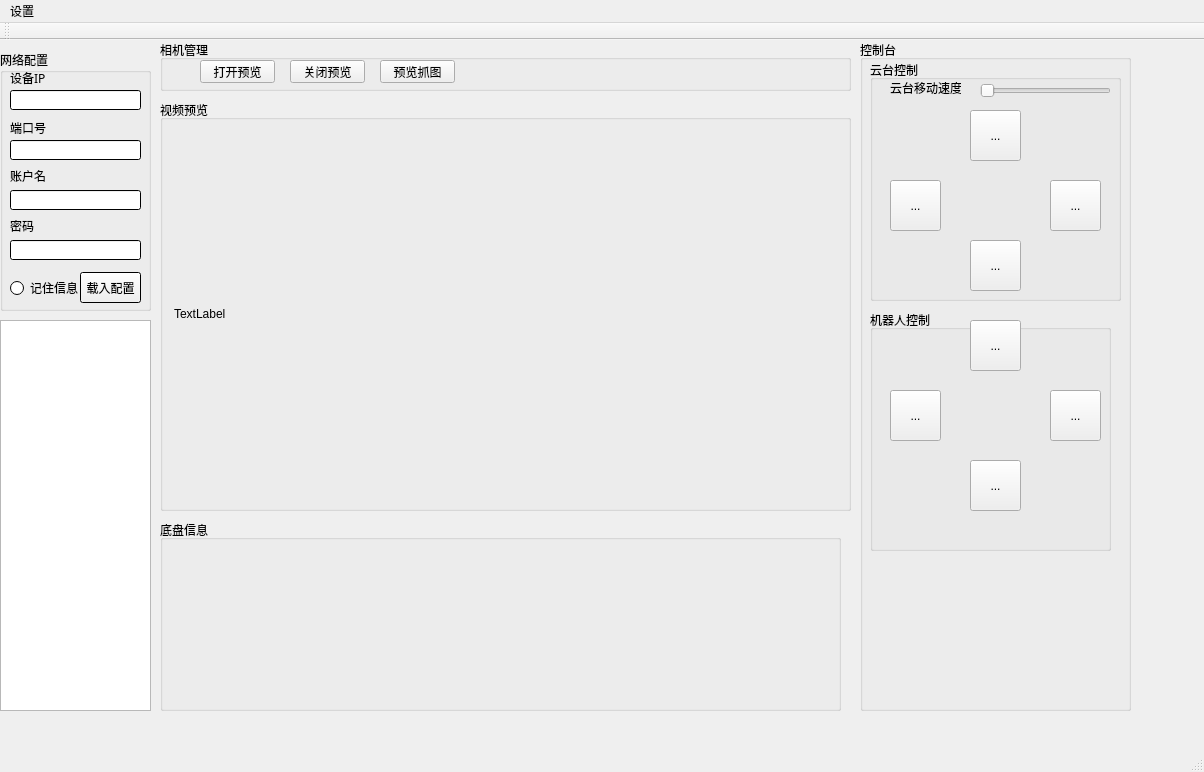
<?xml version="1.0" encoding="UTF-8"?>
<ui version="4.0">
 <class>MainWindow</class>
 <widget class="QMainWindow" name="MainWindow">
  <property name="geometry">
   <rect>
    <x>0</x>
    <y>0</y>
    <width>1204</width>
    <height>772</height>
   </rect>
  </property>
  <property name="windowTitle">
   <string>MainWindow</string>
  </property>
  <widget class="QWidget" name="centralWidget">
   <widget class="QGroupBox" name="groupBox">
    <property name="geometry">
     <rect>
      <x>0</x>
      <y>10</y>
      <width>151</width>
      <height>261</height>
     </rect>
    </property>
    <property name="palette">
     <palette>
      <active>
       <colorrole role="Light">
        <brush brushstyle="SolidPattern">
         <color alpha="255">
          <red>0</red>
          <green>0</green>
          <blue>0</blue>
         </color>
        </brush>
       </colorrole>
       <colorrole role="Midlight">
        <brush brushstyle="SolidPattern">
         <color alpha="255">
          <red>0</red>
          <green>0</green>
          <blue>0</blue>
         </color>
        </brush>
       </colorrole>
       <colorrole role="Base">
        <brush brushstyle="SolidPattern">
         <color alpha="255">
          <red>255</red>
          <green>255</green>
          <blue>255</blue>
         </color>
        </brush>
       </colorrole>
       <colorrole role="Window">
        <brush brushstyle="SolidPattern">
         <color alpha="255">
          <red>0</red>
          <green>0</green>
          <blue>0</blue>
         </color>
        </brush>
       </colorrole>
      </active>
      <inactive>
       <colorrole role="Light">
        <brush brushstyle="SolidPattern">
         <color alpha="255">
          <red>0</red>
          <green>0</green>
          <blue>0</blue>
         </color>
        </brush>
       </colorrole>
       <colorrole role="Midlight">
        <brush brushstyle="SolidPattern">
         <color alpha="255">
          <red>0</red>
          <green>0</green>
          <blue>0</blue>
         </color>
        </brush>
       </colorrole>
       <colorrole role="Base">
        <brush brushstyle="SolidPattern">
         <color alpha="255">
          <red>255</red>
          <green>255</green>
          <blue>255</blue>
         </color>
        </brush>
       </colorrole>
       <colorrole role="Window">
        <brush brushstyle="SolidPattern">
         <color alpha="255">
          <red>0</red>
          <green>0</green>
          <blue>0</blue>
         </color>
        </brush>
       </colorrole>
      </inactive>
      <disabled>
       <colorrole role="Light">
        <brush brushstyle="SolidPattern">
         <color alpha="255">
          <red>0</red>
          <green>0</green>
          <blue>0</blue>
         </color>
        </brush>
       </colorrole>
       <colorrole role="Midlight">
        <brush brushstyle="SolidPattern">
         <color alpha="255">
          <red>0</red>
          <green>0</green>
          <blue>0</blue>
         </color>
        </brush>
       </colorrole>
       <colorrole role="Base">
        <brush brushstyle="SolidPattern">
         <color alpha="255">
          <red>0</red>
          <green>0</green>
          <blue>0</blue>
         </color>
        </brush>
       </colorrole>
       <colorrole role="Window">
        <brush brushstyle="SolidPattern">
         <color alpha="255">
          <red>0</red>
          <green>0</green>
          <blue>0</blue>
         </color>
        </brush>
       </colorrole>
      </disabled>
     </palette>
    </property>
    <property name="font">
     <font>
      <family>微软雅黑</family>
      <pointsize>9</pointsize>
      <weight>50</weight>
      <bold>false</bold>
     </font>
    </property>
    <property name="autoFillBackground">
     <bool>false</bool>
    </property>
    <property name="title">
     <string>网络配置</string>
    </property>
    <widget class="QLineEdit" name="sets_ip">
     <property name="geometry">
      <rect>
       <x>10</x>
       <y>40</y>
       <width>131</width>
       <height>20</height>
      </rect>
     </property>
    </widget>
    <widget class="QLabel" name="label_2">
     <property name="geometry">
      <rect>
       <x>10</x>
       <y>120</y>
       <width>54</width>
       <height>12</height>
      </rect>
     </property>
     <property name="text">
      <string>账户名</string>
     </property>
    </widget>
    <widget class="QLineEdit" name="sets_ip_ports">
     <property name="geometry">
      <rect>
       <x>10</x>
       <y>90</y>
       <width>131</width>
       <height>20</height>
      </rect>
     </property>
    </widget>
    <widget class="QLabel" name="label_3">
     <property name="geometry">
      <rect>
       <x>10</x>
       <y>170</y>
       <width>54</width>
       <height>12</height>
      </rect>
     </property>
     <property name="text">
      <string>密码</string>
     </property>
    </widget>
    <widget class="QLineEdit" name="user_name">
     <property name="geometry">
      <rect>
       <x>10</x>
       <y>140</y>
       <width>131</width>
       <height>20</height>
      </rect>
     </property>
    </widget>
    <widget class="QLabel" name="label_4">
     <property name="geometry">
      <rect>
       <x>10</x>
       <y>20</y>
       <width>91</width>
       <height>16</height>
      </rect>
     </property>
     <property name="text">
      <string>设备IP</string>
     </property>
    </widget>
    <widget class="QLineEdit" name="passward">
     <property name="geometry">
      <rect>
       <x>10</x>
       <y>190</y>
       <width>131</width>
       <height>20</height>
      </rect>
     </property>
     <property name="echoMode">
      <enum>QLineEdit::Password</enum>
     </property>
    </widget>
    <widget class="QLabel" name="label_5">
     <property name="geometry">
      <rect>
       <x>10</x>
       <y>70</y>
       <width>91</width>
       <height>16</height>
      </rect>
     </property>
     <property name="text">
      <string>端口号</string>
     </property>
    </widget>
    <widget class="QRadioButton" name="save_config_info">
     <property name="geometry">
      <rect>
       <x>10</x>
       <y>230</y>
       <width>71</width>
       <height>16</height>
      </rect>
     </property>
     <property name="text">
      <string>记住信息</string>
     </property>
    </widget>
    <widget class="QPushButton" name="pushButton">
     <property name="geometry">
      <rect>
       <x>80</x>
       <y>222</y>
       <width>61</width>
       <height>31</height>
      </rect>
     </property>
     <property name="text">
      <string>载入配置</string>
     </property>
    </widget>
   </widget>
   <widget class="QGroupBox" name="groupBox_2">
    <property name="geometry">
     <rect>
      <x>160</x>
      <y>60</y>
      <width>691</width>
      <height>411</height>
     </rect>
    </property>
    <property name="title">
     <string>视频预览</string>
    </property>
    <layout class="QGridLayout" name="gridLayout">
     <item row="0" column="0">
      <widget class="QLabel" name="video_label">
       <property name="text">
        <string>TextLabel</string>
       </property>
       <property name="buddy">
        <cstring>video_label</cstring>
       </property>
      </widget>
     </item>
    </layout>
   </widget>
   <widget class="QTextBrowser" name="DebugTextBrowser">
    <property name="geometry">
     <rect>
      <x>0</x>
      <y>280</y>
      <width>151</width>
      <height>391</height>
     </rect>
    </property>
   </widget>
   <widget class="QGroupBox" name="groupBox_3">
    <property name="geometry">
     <rect>
      <x>860</x>
      <y>0</y>
      <width>271</width>
      <height>671</height>
     </rect>
    </property>
    <property name="title">
     <string>控制台</string>
    </property>
    <widget class="QGroupBox" name="groupBox_4">
     <property name="geometry">
      <rect>
       <x>10</x>
       <y>20</y>
       <width>251</width>
       <height>241</height>
      </rect>
     </property>
     <property name="title">
      <string>云台控制</string>
     </property>
     <widget class="QLabel" name="label">
      <property name="geometry">
       <rect>
        <x>100</x>
        <y>30</y>
        <width>54</width>
        <height>12</height>
       </rect>
      </property>
      <property name="text">
       <string/>
      </property>
     </widget>
     <widget class="QToolButton" name="pan_up">
      <property name="geometry">
       <rect>
        <x>100</x>
        <y>50</y>
        <width>51</width>
        <height>51</height>
       </rect>
      </property>
      <property name="text">
       <string>...</string>
      </property>
      <property name="icon">
       <iconset>
        <normaloff>icon/ah_up.png</normaloff>icon/ah_up.png</iconset>
      </property>
      <property name="iconSize">
       <size>
        <width>64</width>
        <height>64</height>
       </size>
      </property>
     </widget>
     <widget class="QToolButton" name="pan_left">
      <property name="geometry">
       <rect>
        <x>20</x>
        <y>120</y>
        <width>51</width>
        <height>51</height>
       </rect>
      </property>
      <property name="text">
       <string>...</string>
      </property>
      <property name="icon">
       <iconset>
        <normaloff>icon/ah_left.png</normaloff>icon/ah_left.png</iconset>
      </property>
      <property name="iconSize">
       <size>
        <width>64</width>
        <height>64</height>
       </size>
      </property>
     </widget>
     <widget class="QToolButton" name="pan_right">
      <property name="geometry">
       <rect>
        <x>180</x>
        <y>120</y>
        <width>51</width>
        <height>51</height>
       </rect>
      </property>
      <property name="text">
       <string>...</string>
      </property>
      <property name="icon">
       <iconset>
        <normaloff>icon/ah_right.png</normaloff>icon/ah_right.png</iconset>
      </property>
      <property name="iconSize">
       <size>
        <width>64</width>
        <height>64</height>
       </size>
      </property>
     </widget>
     <widget class="QToolButton" name="pan_dowm">
      <property name="geometry">
       <rect>
        <x>100</x>
        <y>180</y>
        <width>51</width>
        <height>51</height>
       </rect>
      </property>
      <property name="text">
       <string>...</string>
      </property>
      <property name="icon">
       <iconset>
        <normaloff>icon/ah_down.png</normaloff>icon/ah_down.png</iconset>
      </property>
      <property name="iconSize">
       <size>
        <width>64</width>
        <height>64</height>
       </size>
      </property>
     </widget>
     <widget class="QSlider" name="pan_speed_set">
      <property name="geometry">
       <rect>
        <x>110</x>
        <y>20</y>
        <width>131</width>
        <height>22</height>
       </rect>
      </property>
      <property name="minimum">
       <number>1</number>
      </property>
      <property name="maximum">
       <number>7</number>
      </property>
      <property name="singleStep">
       <number>1</number>
      </property>
      <property name="pageStep">
       <number>3</number>
      </property>
      <property name="orientation">
       <enum>Qt::Horizontal</enum>
      </property>
     </widget>
     <widget class="QLabel" name="label_7">
      <property name="geometry">
       <rect>
        <x>20</x>
        <y>20</y>
        <width>71</width>
        <height>16</height>
       </rect>
      </property>
      <property name="text">
       <string>云台移动速度</string>
      </property>
     </widget>
    </widget>
    <widget class="QGroupBox" name="groupBox_5">
     <property name="geometry">
      <rect>
       <x>10</x>
       <y>270</y>
       <width>241</width>
       <height>241</height>
      </rect>
     </property>
     <property name="title">
      <string>机器人控制</string>
     </property>
     <widget class="QLabel" name="label_6">
      <property name="geometry">
       <rect>
        <x>100</x>
        <y>30</y>
        <width>54</width>
        <height>12</height>
       </rect>
      </property>
      <property name="text">
       <string/>
      </property>
     </widget>
     <widget class="QToolButton" name="platform_forward">
      <property name="geometry">
       <rect>
        <x>100</x>
        <y>10</y>
        <width>51</width>
        <height>51</height>
       </rect>
      </property>
      <property name="text">
       <string>...</string>
      </property>
      <property name="icon">
       <iconset>
        <normaloff>icon/ah_up.png</normaloff>icon/ah_up.png</iconset>
      </property>
      <property name="iconSize">
       <size>
        <width>64</width>
        <height>64</height>
       </size>
      </property>
     </widget>
     <widget class="QToolButton" name="platform_turn_left">
      <property name="geometry">
       <rect>
        <x>20</x>
        <y>80</y>
        <width>51</width>
        <height>51</height>
       </rect>
      </property>
      <property name="text">
       <string>...</string>
      </property>
      <property name="icon">
       <iconset>
        <normaloff>icon/ah_left.png</normaloff>icon/ah_left.png</iconset>
      </property>
      <property name="iconSize">
       <size>
        <width>64</width>
        <height>64</height>
       </size>
      </property>
     </widget>
     <widget class="QToolButton" name="platform_trun_right">
      <property name="geometry">
       <rect>
        <x>180</x>
        <y>80</y>
        <width>51</width>
        <height>51</height>
       </rect>
      </property>
      <property name="text">
       <string>...</string>
      </property>
      <property name="icon">
       <iconset>
        <normaloff>icon/ah_right.png</normaloff>icon/ah_right.png</iconset>
      </property>
      <property name="iconSize">
       <size>
        <width>64</width>
        <height>64</height>
       </size>
      </property>
     </widget>
     <widget class="QToolButton" name="platform_back">
      <property name="geometry">
       <rect>
        <x>100</x>
        <y>150</y>
        <width>51</width>
        <height>51</height>
       </rect>
      </property>
      <property name="text">
       <string>...</string>
      </property>
      <property name="icon">
       <iconset>
        <normaloff>icon/ah_down.png</normaloff>icon/ah_down.png</iconset>
      </property>
      <property name="iconSize">
       <size>
        <width>64</width>
        <height>64</height>
       </size>
      </property>
     </widget>
    </widget>
   </widget>
   <widget class="QGroupBox" name="groupBox_6">
    <property name="geometry">
     <rect>
      <x>160</x>
      <y>480</y>
      <width>681</width>
      <height>191</height>
     </rect>
    </property>
    <property name="title">
     <string>底盘信息</string>
    </property>
   </widget>
   <widget class="QGroupBox" name="groupBox_7">
    <property name="geometry">
     <rect>
      <x>160</x>
      <y>0</y>
      <width>691</width>
      <height>51</height>
     </rect>
    </property>
    <property name="title">
     <string>相机管理</string>
    </property>
    <widget class="QPushButton" name="open_preview">
     <property name="geometry">
      <rect>
       <x>40</x>
       <y>20</y>
       <width>75</width>
       <height>23</height>
      </rect>
     </property>
     <property name="text">
      <string>打开预览</string>
     </property>
    </widget>
    <widget class="QPushButton" name="close_preview">
     <property name="geometry">
      <rect>
       <x>130</x>
       <y>20</y>
       <width>75</width>
       <height>23</height>
      </rect>
     </property>
     <property name="text">
      <string>关闭预览</string>
     </property>
    </widget>
    <widget class="QPushButton" name="btn_capture_picture">
     <property name="geometry">
      <rect>
       <x>220</x>
       <y>20</y>
       <width>75</width>
       <height>23</height>
      </rect>
     </property>
     <property name="text">
      <string>预览抓图</string>
     </property>
    </widget>
   </widget>
  </widget>
  <widget class="QMenuBar" name="menuBar">
   <property name="geometry">
    <rect>
     <x>0</x>
     <y>0</y>
     <width>1204</width>
     <height>23</height>
    </rect>
   </property>
   <widget class="QMenu" name="menu">
    <property name="title">
     <string>设置</string>
    </property>
    <addaction name="actionNetwork_setting"/>
    <addaction name="actionFile_setting"/>
   </widget>
   <addaction name="menu"/>
  </widget>
  <widget class="QToolBar" name="mainToolBar">
   <attribute name="toolBarArea">
    <enum>TopToolBarArea</enum>
   </attribute>
   <attribute name="toolBarBreak">
    <bool>false</bool>
   </attribute>
  </widget>
  <widget class="QStatusBar" name="statusBar"/>
  <action name="actionNetwork_setting">
   <property name="text">
    <string>Network setting</string>
   </property>
  </action>
  <action name="actionFile_setting">
   <property name="text">
    <string>File setting</string>
   </property>
  </action>
 </widget>
 <layoutdefault spacing="6" margin="11"/>
 <resources/>
 <connections/>
</ui>
